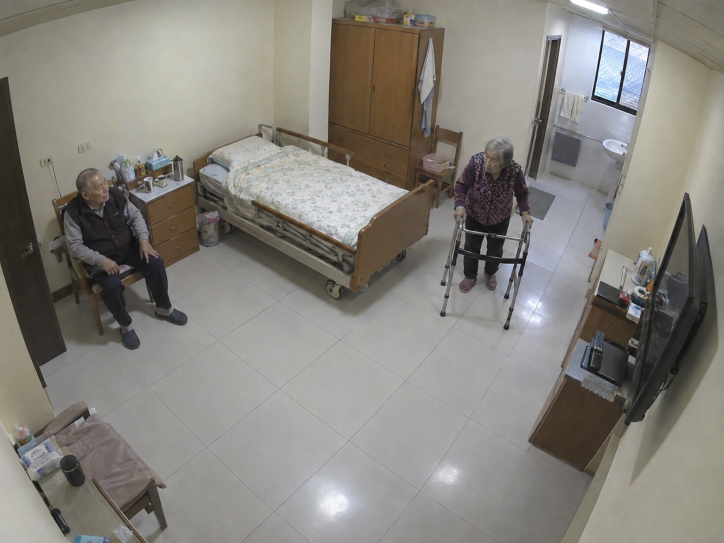
#> input picture data/photos/care-room.png, 1448 x 1086 px (shown at 1/2 size)
$ python opencv_basics.py
#> lines starting #> are read from the running program, lines starting #| are printed output that depends on the picture; after the words box and inside, x2 and y2 are one past the last pixel; in counts of white or black regions, pixels touching at a corner belong together
"""P05｜OpenCV 入門：讀圖、BGR／RGB、灰階、HSV、縮放、裁切。"""
from pathlib import Path

import cv2
import numpy as np

from common import PHOTOS

cv2.utils.logging.setLogLevel(cv2.utils.logging.LOG_LEVEL_ERROR)   # 讀不到檔的警告不印（講義輸出要穩定）

OUT = Path("/tmp/ntunhs/P05")
OUT.mkdir(parents=True, exist_ok=True)

print("== 1. 讀圖的三種結果 ==")
room = cv2.imread(str(PHOTOS / "care-room.png"))
#> room is the input picture: shape (1086, 1448, 3); mean B, G, R 125, 131.1, 134.2
gray_direct = cv2.imread(str(PHOTOS / "care-room.png"), cv2.IMREAD_GRAYSCALE)
#> gray_direct: shape (1086, 1448); min 9, max 255, mean 130.9
missing = cv2.imread(str(PHOTOS / "care-room.PNG.bak"))
print("彩色 IMREAD_COLOR     ", room.shape, room.dtype)
#| 彩色 IMREAD_COLOR      (1086, 1448, 3) uint8
print("灰階 IMREAD_GRAYSCALE ", gray_direct.shape, gray_direct.dtype)
#| 灰階 IMREAD_GRAYSCALE  (1086, 1448) uint8
print("檔名打錯             ", missing, "← 不報錯，回傳 None")
#| 檔名打錯              None ← 不報錯，回傳 None

print("\n== 2. 同一個像素，BGR 和 RGB ==")
y, x = 200, 750                                   # 衣櫃木門
rgb = cv2.cvtColor(room, cv2.COLOR_BGR2RGB)
print(f"衣櫃 (y={y}, x={x})  BGR {room[y, x].tolist()}  RGB {rgb[y, x].tolist()}")
#| 衣櫃 (y=200, x=750)  BGR [49, 76, 103]  RGB [103, 76, 49]
print("R 最大的像素比例：BGR 陣列當 RGB 讀", f"{(room[..., 0] > room[..., 2]).mean():.3f}",
      "；正確", f"{(rgb[..., 0] > rgb[..., 2]).mean():.3f}")
#| R 最大的像素比例：BGR 陣列當 RGB 讀 0.167 ；正確 0.794
cv2.imwrite(str(OUT / "room-swapped.png"), rgb)    # 故意把 RGB 交給 imwrite：存出來木頭變藍色

print("\n== 3. 灰階：一個數字代表亮度 ==")
gray = cv2.cvtColor(room, cv2.COLOR_BGR2GRAY)
b, g, r = [room[..., i].astype(np.float32) for i in range(3)]
manual = np.round(0.299 * r + 0.587 * g + 0.114 * b).astype(np.uint8)
avg3 = room.mean(axis=2)
print("cvtColor 灰階與 0.299R+0.587G+0.114B 最大差", int(np.abs(gray.astype(int) - manual).max()))
#| cvtColor 灰階與 0.299R+0.587G+0.114B 最大差 1
print(f"三通道直接平均 vs 正確灰階：平均差 {np.abs(avg3 - gray).mean():.3f}")
#| 三通道直接平均 vs 正確灰階：平均差 1.804
d = np.abs(gray_direct.astype(int) - gray)
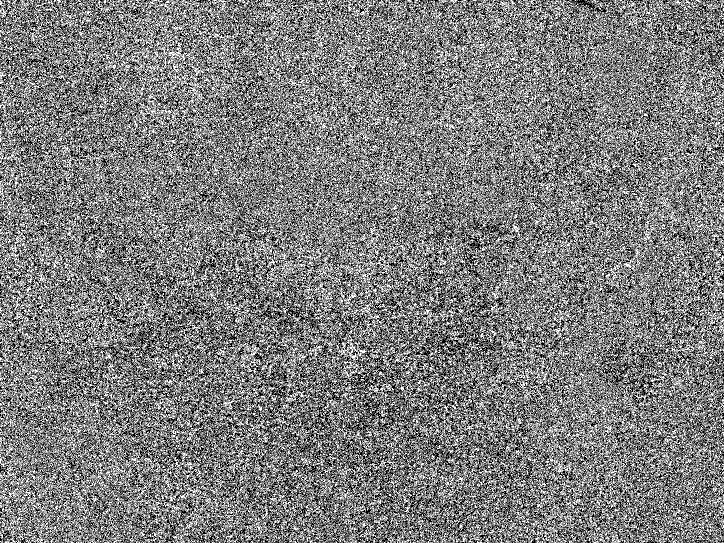
#> d: shape (1086, 1448) int64 (shown at 1/2 size); values 0 (black) and 1 (white), 48.9% white in thin lines or dots
print(f"IMREAD_GRAYSCALE 與 cvtColor：最大差 {d.max()}，有差的像素占 {(d > 0).mean():.3f}")
#| IMREAD_GRAYSCALE 與 cvtColor：最大差 1，有差的像素占 0.489

print("\n== 4. HSV：把「什麼顏色」和「多亮」分開 ==")
hsv = cv2.cvtColor(room, cv2.COLOR_BGR2HSV)
#> hsv: shape (1086, 1448, 3); mean H, S, V 43.4, 28.3, 135.9
for name, (yy, xx) in {"衣櫃木門": (200, 750), "地磚": (850, 600), "長者背心": (380, 980)}.items():
    print(f"{name:<6} HSV {hsv[yy, xx].tolist()}")
#> this loop made 3 passes
#| 衣櫃木門   HSV [15, 134, 103]
#| 地磚     HSV [30, 1, 172]
#| 長者背心   HSV [168, 59, 43]
print("OpenCV 的 H 範圍 0–179（度數 ÷ 2）；S、V 範圍 0–255")
wood = cv2.inRange(hsv, (8, 80, 60), (22, 255, 230))
#> wood: shape (1086, 1448); 7.1% white; 287 white regions (234 under 20 px), largest, box (x1, y1, x2, y2) and area: (504, 31, 911, 584) 72146, (1065, 760, 1226, 923) 12062, (289, 366, 398, 534) 11847
floor = cv2.inRange(hsv, (0, 0, 150), (179, 40, 255))
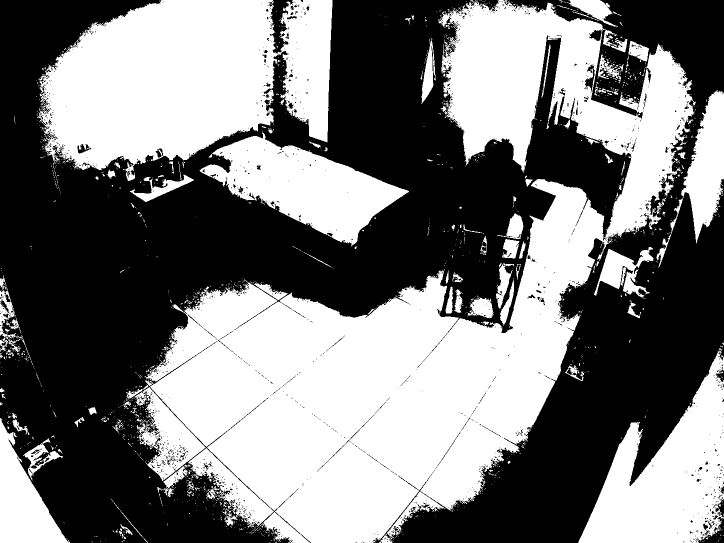
#> floor: shape (1086, 1448) (shown at 1/2 size); 48.4% white; 1507 white regions (1390 under 20 px), largest, box (x1, y1, x2, y2) and area: (264, 0, 1389, 1086) 446600, (73, 0, 665, 362) 146862, (1156, 697, 1448, 1086) 57048
print(f"木頭色（H 8–22、S≥80）占畫面 {(wood > 0).mean():.3f}")
#| 木頭色（H 8–22、S≥80）占畫面 0.071
print(f"地磚（S≤40、V≥150）占畫面 {(floor > 0).mean():.3f}")
#| 地磚（S≤40、V≥150）占畫面 0.484
wrong = cv2.inRange(cv2.cvtColor(room, cv2.COLOR_RGB2HSV), (8, 80, 60), (22, 255, 230))
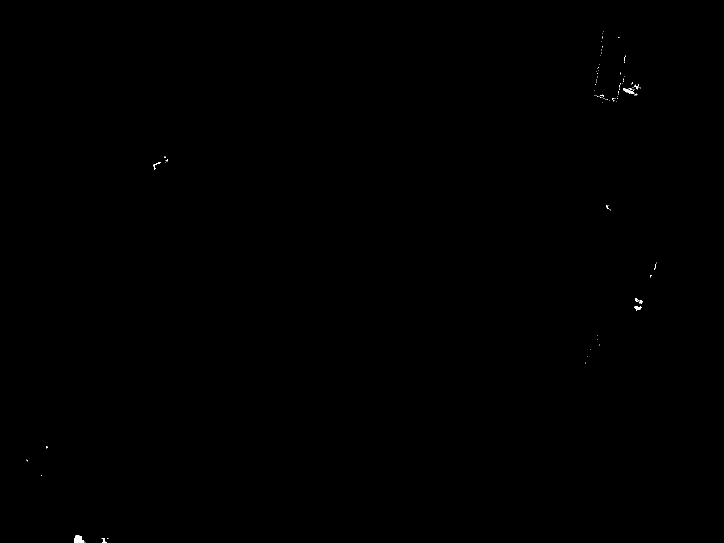
#> wrong: shape (1086, 1448) (shown at 1/2 size); 0.06% white; 87 white regions (79 under 20 px), largest, box (x1, y1, x2, y2) and area: (148, 1070, 169, 1086) 234, (1246, 176, 1269, 188) 115, (1268, 612, 1284, 622) 74
print(f"同一個門檻，但用 RGB2HSV 轉 BGR 陣列：木頭色只剩 {(wrong > 0).mean():.3f}")
#| 同一個門檻，但用 RGB2HSV 轉 BGR 陣列：木頭色只剩 0.001
cv2.imwrite(str(OUT / "wood-mask.png"), wood)

print("\n== 5. 螺栓照片：沒有顏色，只有亮度 ==")
bolts = cv2.imread(str(PHOTOS / "bolts-conveyor.png"))
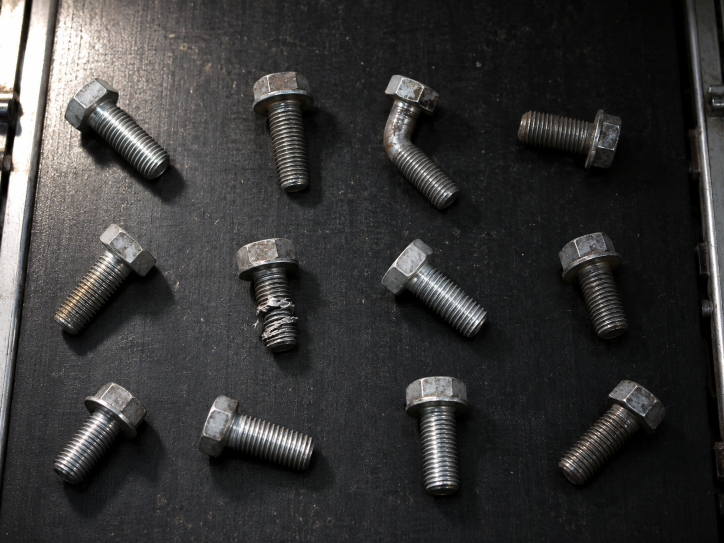
#> input picture data/photos/bolts-conveyor.png, 1448 x 1086 px (shown at 1/2 size)
#> bolts is the input picture: shape (1086, 1448, 3); mean B, G, R 54, 54.6, 55.1
hb = cv2.cvtColor(bolts, cv2.COLOR_BGR2HSV)
#> hb: shape (1086, 1448, 3); mean H, S, V 65.4, 20.1, 56.4
w3 = bolts.shape[1] // 3
#> w3 = 482
for name, sl in {"左 1/3": slice(0, w3), "中 1/3": slice(w3, 2 * w3), "右 1/3": slice(2 * w3, None)}.items():
    print(f"{name}  平均 S {hb[:, sl, 1].mean():6.3f}   平均 V {hb[:, sl, 2].mean():7.3f}")
print("care-room 平均 S", f"{hsv[..., 1].mean():.3f}", "；bolts 平均 S", f"{hb[..., 1].mean():.3f}")
#| care-room 平均 S 28.261 ；bolts 平均 S 20.134

print("\n== 6. 縮放：cv2.resize 的尺寸是 (寬, 高) ==")
small = cv2.resize(room, (320, 240), interpolation=cv2.INTER_AREA)
print("cv2.resize(room, (320, 240)) →", small.shape, "＝EZCam 的解析度")
#| cv2.resize(room, (320, 240)) → (240, 320, 3) ＝EZCam 的解析度
print(f"縮放倍率 寬 {320 / room.shape[1]:.3f}、高 {240 / room.shape[0]:.3f}")
#| 縮放倍率 寬 0.221、高 0.221
box = (880, 270, 1065, 665)                        # 扶助行器站著的長者 (x1, y1, x2, y2)
s = 320 / room.shape[1]
#> s = 0.221
print(f"站著的長者：原圖高 {box[3] - box[1]} 像素 → 320×240 只剩 {round((box[3] - box[1]) * s)} 像素")
#| 站著的長者：原圖高 395 像素 → 320×240 只剩 87 像素

print("\n== 7. 縮小時用哪種內插？（縮成 1/8 再放大回來比誤差）==")
g8 = cv2.cvtColor(bolts, cv2.COLOR_BGR2GRAY)
h, w = g8.shape
#> h = 1086; w = 1448
for name, flag in [("INTER_NEAREST", cv2.INTER_NEAREST), ("INTER_LINEAR", cv2.INTER_LINEAR),
                   ("INTER_AREA", cv2.INTER_AREA)]:
    tiny = cv2.resize(g8, (w // 8, h // 8), interpolation=flag)
    back = cv2.resize(tiny, (w, h), interpolation=cv2.INTER_LINEAR)
    print(f"{name:<14} 平均誤差 {cv2.absdiff(back, g8).mean():.3f}")

print("\n== 8. 給模型的 224×224：拉伸、中央裁切、補邊 ==")
H, W = room.shape[:2]
#> H = 1086; W = 1448
stretch = cv2.resize(room, (224, 224), interpolation=cv2.INTER_AREA)
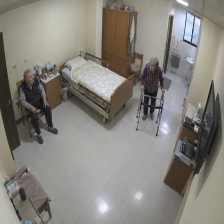
#> stretch: shape (224, 224, 3); mean B, G, R 125, 131.1, 134.2
side = min(H, W)
#> side = 1086
y0, x0 = (H - side) // 2, (W - side) // 2
#> y0 = 0; x0 = 181
center = cv2.resize(room[y0:y0 + side, x0:x0 + side], (224, 224), interpolation=cv2.INTER_AREA)
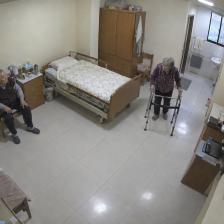
#> center: shape (224, 224, 3); mean B, G, R 130.8, 135.4, 138.6
scale = 224 / max(H, W)
#> scale = 0.155
nw, nh = round(W * scale), round(H * scale)
#> nw = 224; nh = 168
pad = np.zeros((224, 224, 3), np.uint8)
top = (224 - nh) // 2
#> top = 28
pad[top:top + nh, :nw] = cv2.resize(room, (nw, nh), interpolation=cv2.INTER_AREA)
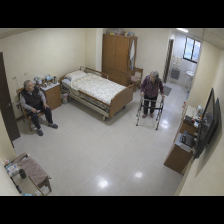
#> pad: shape (224, 224, 3); mean B, G, R 93.8, 98.3, 100.7
print(f"原圖寬高比 {W / H:.3f}")
#| 原圖寬高比 1.333
print(f"拉伸：寬高比被改成 1.000，人物變瘦 {1 - (H / W):.3f}")
#| 拉伸：寬高比被改成 1.000，人物變瘦 0.250
print(f"中央裁切：保留 {side * side / (H * W):.3f} 的畫面；裁掉左右各 {x0} 像素")
#| 中央裁切：保留 0.750 的畫面；裁掉左右各 181 像素
sit = (105, 375)                                   # 坐著的長者 x 範圍
kept = max(0, sit[1] - x0) / (sit[1] - sit[0])
#> kept = 0.719
print(f"  坐著的長者（x {sit[0]}–{sit[1]}）只剩 {kept:.3f} 在畫面裡")
#|   坐著的長者（x 105–375）只剩 0.719 在畫面裡
print(f"補邊（letterbox）：內容縮成 {nw}×{nh}，上下各補 {top} 列黑邊")
#| 補邊（letterbox）：內容縮成 224×168，上下各補 28 列黑邊
for name, im in [("stretch", stretch), ("center", center), ("letterbox", pad)]:
    cv2.imwrite(str(OUT / f"224-{name}.png"), im)
#> this loop made 3 passes
#> name on passes 1 to 3: 'stretch', 'center', 'letterbox'
